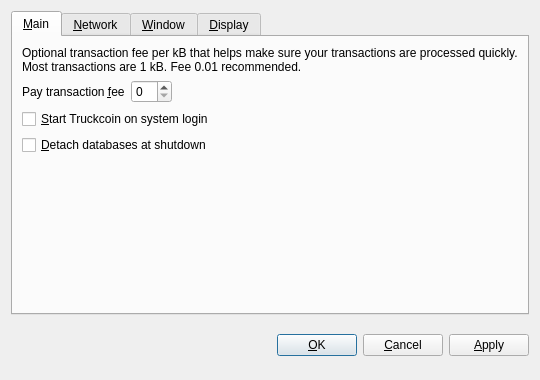
<?xml version="1.0" encoding="UTF-8"?>
<ui version="4.0">
 <class>OptionsDialog</class>
 <widget class="QDialog" name="OptionsDialog">
  <property name="geometry">
   <rect>
    <x>0</x>
    <y>0</y>
    <width>540</width>
    <height>380</height>
   </rect>
  </property>
  <property name="windowTitle">
   <string>Options</string>
  </property>
  <property name="modal">
   <bool>true</bool>
  </property>
  <layout class="QVBoxLayout" name="verticalLayout">
   <item>
    <widget class="QTabWidget" name="tabWidget">
     <property name="tabPosition">
      <enum>QTabWidget::North</enum>
     </property>
     <property name="currentIndex">
      <number>0</number>
     </property>
     <widget class="QWidget" name="tabMain">
      <attribute name="title">
       <string>&amp;Main</string>
      </attribute>
      <layout class="QVBoxLayout" name="verticalLayout_Main">
       <item>
        <widget class="QLabel" name="transactionFeeInfoLabel">
         <property name="text">
          <string>Optional transaction fee per kB that helps make sure your transactions are processed quickly. Most transactions are 1 kB. Fee 0.01 recommended.</string>
         </property>
         <property name="textFormat">
          <enum>Qt::PlainText</enum>
         </property>
         <property name="wordWrap">
          <bool>true</bool>
         </property>
        </widget>
       </item>
       <item>
        <layout class="QHBoxLayout" name="horizontalLayout_Main">
         <item>
          <widget class="QLabel" name="transactionFeeLabel">
           <property name="text">
            <string>Pay transaction &amp;fee</string>
           </property>
           <property name="textFormat">
            <enum>Qt::PlainText</enum>
           </property>
           <property name="buddy">
            <cstring>transactionFee</cstring>
           </property>
          </widget>
         </item>
         <item>
          <widget class="BitcoinAmountField" name="transactionFee"/>
         </item>
         <item>
          <spacer name="horizontalSpacer_Main">
           <property name="orientation">
            <enum>Qt::Horizontal</enum>
           </property>
           <property name="sizeHint" stdset="0">
            <size>
             <width>40</width>
             <height>20</height>
            </size>
           </property>
          </spacer>
         </item>
        </layout>
       </item>
       <item>
        <widget class="QCheckBox" name="bitcoinAtStartup">
         <property name="toolTip">
          <string>Automatically start Truckcoin after logging in to the system.</string>
         </property>
         <property name="text">
          <string>&amp;Start Truckcoin on system login</string>
         </property>
        </widget>
       </item>
       <item>
        <widget class="QCheckBox" name="detachDatabases">
         <property name="toolTip">
          <string>Detach block and address databases at shutdown. This means they can be moved to another data directory, but it slows down shutdown. The wallet is always detached.</string>
         </property>
         <property name="text">
          <string>&amp;Detach databases at shutdown</string>
         </property>
        </widget>
       </item>
       <item>
        <spacer name="verticalSpacer_Main">
         <property name="orientation">
          <enum>Qt::Vertical</enum>
         </property>
         <property name="sizeHint" stdset="0">
          <size>
           <width>20</width>
           <height>40</height>
          </size>
         </property>
        </spacer>
       </item>
      </layout>
     </widget>
     <widget class="QWidget" name="tabNetwork">
      <attribute name="title">
       <string>&amp;Network</string>
      </attribute>
      <layout class="QVBoxLayout" name="verticalLayout_Network">
       <item>
        <widget class="QCheckBox" name="mapPortUpnp">
         <property name="toolTip">
          <string>Automatically open the Truckcoin client port on the router. This only works when your router supports UPnP and it is enabled.</string>
         </property>
         <property name="text">
          <string>Map port using &amp;UPnP</string>
         </property>
        </widget>
       </item>
       <item>
        <widget class="QCheckBox" name="connectSocks">
         <property name="toolTip">
          <string>Connect to the Truckcoin network through a SOCKS proxy (e.g. when connecting through Tor).</string>
         </property>
         <property name="text">
          <string>&amp;Connect through SOCKS proxy:</string>
         </property>
        </widget>
       </item>
       <item>
        <layout class="QHBoxLayout" name="horizontalLayout_Network">
         <item>
          <widget class="QLabel" name="proxyIpLabel">
           <property name="text">
            <string>Proxy &amp;IP:</string>
           </property>
           <property name="textFormat">
            <enum>Qt::PlainText</enum>
           </property>
           <property name="buddy">
            <cstring>proxyIp</cstring>
           </property>
          </widget>
         </item>
         <item>
          <widget class="QValidatedLineEdit" name="proxyIp">
           <property name="maximumSize">
            <size>
             <width>140</width>
             <height>16777215</height>
            </size>
           </property>
           <property name="toolTip">
            <string>IP address of the proxy (e.g. 127.0.0.1)</string>
           </property>
          </widget>
         </item>
         <item>
          <widget class="QLabel" name="proxyPortLabel">
           <property name="text">
            <string>&amp;Port:</string>
           </property>
           <property name="textFormat">
            <enum>Qt::PlainText</enum>
           </property>
           <property name="buddy">
            <cstring>proxyPort</cstring>
           </property>
          </widget>
         </item>
         <item>
          <widget class="QLineEdit" name="proxyPort">
           <property name="maximumSize">
            <size>
             <width>55</width>
             <height>16777215</height>
            </size>
           </property>
           <property name="toolTip">
            <string>Port of the proxy (e.g. 9050)</string>
           </property>
          </widget>
         </item>
         <item>
          <widget class="QLabel" name="socksVersionLabel">
           <property name="text">
            <string>SOCKS &amp;Version:</string>
           </property>
           <property name="textFormat">
            <enum>Qt::PlainText</enum>
           </property>
           <property name="buddy">
            <cstring>socksVersion</cstring>
           </property>
          </widget>
         </item>
         <item>
          <widget class="QValueComboBox" name="socksVersion">
           <property name="toolTip">
            <string>SOCKS version of the proxy (e.g. 5)</string>
           </property>
          </widget>
         </item>
         <item>
          <spacer name="horizontalSpacer_Network">
           <property name="orientation">
            <enum>Qt::Horizontal</enum>
           </property>
           <property name="sizeHint" stdset="0">
            <size>
             <width>40</width>
             <height>20</height>
            </size>
           </property>
          </spacer>
         </item>
        </layout>
       </item>
       <item>
        <spacer name="verticalSpacer_Network">
         <property name="orientation">
          <enum>Qt::Vertical</enum>
         </property>
         <property name="sizeHint" stdset="0">
          <size>
           <width>20</width>
           <height>40</height>
          </size>
         </property>
        </spacer>
       </item>
      </layout>
     </widget>
     <widget class="QWidget" name="tabWindow">
      <attribute name="title">
       <string>&amp;Window</string>
      </attribute>
      <layout class="QVBoxLayout" name="verticalLayout_Window">
       <item>
        <widget class="QCheckBox" name="minimizeToTray">
         <property name="toolTip">
          <string>Show only a tray icon after minimizing the window.</string>
         </property>
         <property name="text">
          <string>&amp;Minimize to the tray instead of the taskbar</string>
         </property>
        </widget>
       </item>
       <item>
        <widget class="QCheckBox" name="minimizeOnClose">
         <property name="toolTip">
          <string>Minimize instead of exit the application when the window is closed. When this option is enabled, the application will be closed only after selecting Quit in the menu.</string>
         </property>
         <property name="text">
          <string>M&amp;inimize on close</string>
         </property>
        </widget>
       </item>
       <item>
        <spacer name="verticalSpacer_Window">
         <property name="orientation">
          <enum>Qt::Vertical</enum>
         </property>
         <property name="sizeHint" stdset="0">
          <size>
           <width>20</width>
           <height>40</height>
          </size>
         </property>
        </spacer>
       </item>
      </layout>
     </widget>
     <widget class="QWidget" name="tabDisplay">
      <attribute name="title">
       <string>&amp;Display</string>
      </attribute>
      <layout class="QVBoxLayout" name="verticalLayout_Display">
       <item>
        <layout class="QHBoxLayout" name="horizontalLayout_1_Display">
         <item>
          <widget class="QLabel" name="langLabel">
           <property name="text">
            <string>User Interface &amp;language:</string>
           </property>
           <property name="textFormat">
            <enum>Qt::PlainText</enum>
           </property>
           <property name="buddy">
            <cstring>lang</cstring>
           </property>
          </widget>
         </item>
         <item>
          <widget class="QValueComboBox" name="lang">
           <property name="toolTip">
            <string>The user interface language can be set here. This setting will take effect after restarting Truckcoin.</string>
           </property>
          </widget>
         </item>
        </layout>
       </item>
       <item>
        <layout class="QHBoxLayout" name="horizontalLayout_2_Display">
         <item>
          <widget class="QLabel" name="unitLabel">
           <property name="text">
            <string>&amp;Unit to show amounts in:</string>
           </property>
           <property name="textFormat">
            <enum>Qt::PlainText</enum>
           </property>
           <property name="buddy">
            <cstring>unit</cstring>
           </property>
          </widget>
         </item>
         <item>
          <widget class="QValueComboBox" name="unit">
           <property name="toolTip">
            <string>Choose the default subdivision unit to show in the interface and when sending coins.</string>
           </property>
          </widget>
         </item>
        </layout>
       </item>
       <item>
        <widget class="QCheckBox" name="displayAddresses">
         <property name="toolTip">
          <string>Whether to show Truckcoin addresses in the transaction list or not.</string>
         </property>
         <property name="text">
          <string>&amp;Display addresses in transaction list</string>
         </property>
        </widget>
       </item>
       <item>
        <widget class="QCheckBox" name="coinControlFeatures">
         <property name="toolTip">
          <string>Whether to show coin control features or not.</string>
         </property>
         <property name="text">
          <string>Display coin control features (experts only!)</string>
         </property>
        </widget>
       </item>
	   <item>
        <widget class="QCheckBox" name="showIrcButton">
	  <property name="toolTip">
          <string>Whether to show IRC button or not.</string>
         </property>
         <property name="text">
          <string>Display IRC / Web button (wallet restart required)</string>
         </property>
        </widget>
       </item>
	   <item>
        <spacer name="verticalSpacer_Display">
         <property name="orientation">
          <enum>Qt::Vertical</enum>
         </property>
         <property name="sizeHint" stdset="0">
          <size>
           <width>20</width>
           <height>40</height>
          </size>
         </property>
        </spacer>
       </item>
      </layout>
     </widget>
    </widget>
   </item>
   <item>
    <layout class="QHBoxLayout" name="horizontalLayout_Buttons">
     <item>
      <spacer name="horizontalSpacer_1">
       <property name="orientation">
        <enum>Qt::Horizontal</enum>
       </property>
       <property name="sizeHint" stdset="0">
        <size>
         <width>40</width>
         <height>48</height>
        </size>
       </property>
      </spacer>
     </item>
     <item>
      <widget class="QLabel" name="statusLabel">
       <property name="font">
        <font>
         <weight>75</weight>
         <bold>true</bold>
        </font>
       </property>
       <property name="text">
        <string/>
       </property>
       <property name="textFormat">
        <enum>Qt::PlainText</enum>
       </property>
       <property name="wordWrap">
        <bool>true</bool>
       </property>
      </widget>
     </item>
     <item>
      <spacer name="horizontalSpacer_2">
       <property name="orientation">
        <enum>Qt::Horizontal</enum>
       </property>
       <property name="sizeHint" stdset="0">
        <size>
         <width>40</width>
         <height>48</height>
        </size>
       </property>
      </spacer>
     </item>
     <item>
      <widget class="QPushButton" name="okButton">
       <property name="text">
        <string>&amp;OK</string>
       </property>
      </widget>
     </item>
     <item>
      <widget class="QPushButton" name="cancelButton">
       <property name="text">
        <string>&amp;Cancel</string>
       </property>
       <property name="autoDefault">
        <bool>false</bool>
       </property>
      </widget>
     </item>
     <item>
      <widget class="QPushButton" name="applyButton">
       <property name="text">
        <string>&amp;Apply</string>
       </property>
       <property name="autoDefault">
        <bool>false</bool>
       </property>
      </widget>
     </item>
    </layout>
   </item>
  </layout>
 </widget>
 <customwidgets>
  <customwidget>
   <class>BitcoinAmountField</class>
   <extends>QSpinBox</extends>
   <header>bitcoinamountfield.h</header>
  </customwidget>
  <customwidget>
   <class>QValueComboBox</class>
   <extends>QComboBox</extends>
   <header>qvaluecombobox.h</header>
  </customwidget>
  <customwidget>
   <class>QValidatedLineEdit</class>
   <extends>QLineEdit</extends>
   <header>qvalidatedlineedit.h</header>
  </customwidget>
 </customwidgets>
 <resources/>
 <connections/>
</ui>
